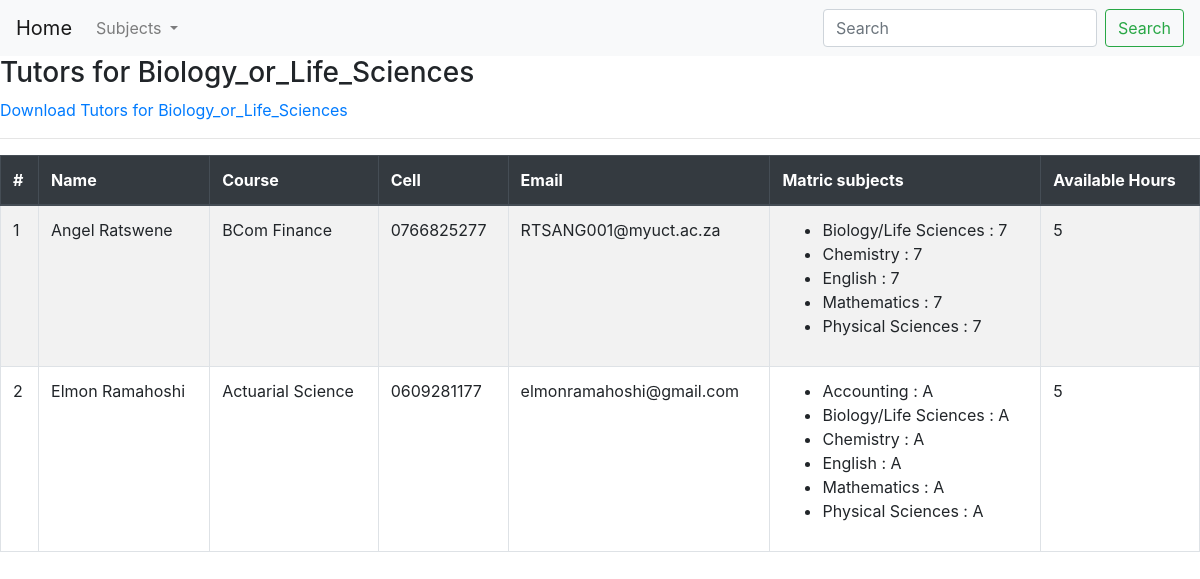
Screenshot of /getTutors/Biology_or_Life_Sciences/ with the database file from the repository.
### tutors/models.py (models this page shows)
class Tutor(models.Model):
    name = models.CharField(max_length=256)
    surname = models.CharField(max_length=256)
    address = models.CharField(max_length=256)
    cell = models.CharField(max_length=128)
    email = models.EmailField()
    id_or_passport = models.CharField(max_length=256)
    academic_year = models.CharField(max_length=64)
    degree_or_major = models.CharField(max_length=128)
    number_of_hours = models.CharField(max_length=16)
    Accounting = models.CharField(max_length=3, default="NA")
    Afrikaans_Second_Language = models.CharField(max_length=3, default="NA")
    Biology_or_Life_Sciences = models.CharField(max_length=3, default="NA")
    Business = models.CharField(max_length=3, default="NA")
    Chemistry = models.CharField(max_length=3, default="NA")
    Economics = models.CharField(max_length=3, default="NA")
    English = models.CharField(max_length=3, default="NA")
    Geography = models.CharField(max_length=3, default="NA")
    History = models.CharField(max_length=3, default="NA")
    ICT = models.CharField(max_length=3, default="NA")
    isiXhosa = models.CharField(max_length=3, default="NA")
    Mathematics = models.CharField(max_length=3, default="NA")
    Mathematics_AP = models.CharField(max_length=3, default="NA")
    Physical_Sciences = models.CharField(max_length=3, default="NA")
    Other_1 = models.CharField(max_length=256, default="NA")
    Other_2 = models.CharField(max_length=256, default="NA")
    def __str__(self):
        return self.name +" "+self.surname

### tutors/views.py (the view)
# urls.py: path('getTutors/<str:subject>/', FilterBySubject, name='bySubject'),
def FilterBySubject(request, subject):
    if (subject=='Accounting'):
        tutors = acc_tutors
    if (subject=='Afrikaans_Second_Language'):
        tutors = afrikaans_tutors
    if (subject=='Biology_or_Life_Sciences'):
        tutors = bio_tutors
    if (subject=='Business'):
        tutors = bus_tutors
    if (subject=='Chemistry'):
        tutors = chem_tutors
    if (subject=='Economics'):
        tutors = eco_tutors
    if (subject=='English'):
        tutors = eng_tutors
    if (subject=='Geography'):
        tutors = geo_tutors
    if (subject=='History'):
        tutors = history_tutors
    if (subject=='ICT'):
        tutors = ICT_tutors
    if (subject=='isiXhosa'):
        tutors = isiXhosa_tutors
    if (subject=='Mathematics'):
        tutors = math_tutors
    if (subject=='Mathematics_AP'):
        tutors = ap_math_tutors
    if (subject=='Physical_Sciences'):
        tutors = physical_tutors
    if len(tutors) != 0:
        return render(request,
                    'tutors/bySubject.html',
                    {'tutors': tutors,
                    'subject': subject,
                     },
                    )
    else:
        return render(request,
                    'tutors/bySubjectNone.html',
                    {'subject': subject,}
                    )

### tutors/templates/tutors/bySubject.html (shortened to what this page needs)
{% extends 'base.html' %}
{% block content %}
    <h3>Tutors for {{ subject }}</h3>
    <a href="{% url 'download-bysubject' subject %}">Download Tutors for {{subject}}</a>
    <hr>
      <table class="table table-bordered table-striped">
        <thead class="thead-dark">
          <tr>
            <th scope="col">#</th>
            <th scope="col">Name</th>
            <th scope="col">Course</th>
            <th scope="col">Cell</th>
            <th scope="col">Email</th>
            <th scope="col">Matric subjects</th>
            <th scope="col">Available Hours</th>
          </tr>
        </thead>
        <tbody>
        {% for tutor in tutors %}
          <tr>
            <td>{{forloop.counter}}</td>
            <td>{{ tutor }}</th>
            <td>{{ tutor.degree_or_major }}</td>
            <td>{{ tutor.cell }}</td>
            <td>{{ tutor.email }}</td>
            <td>
                <ul>
                    {% if tutor.Accounting != 'NA'%}
                    <li>Accounting : {{tutor.Accounting}}</li>
                    {% endif %}
                    {% if tutor.Biology_or_Life_Sciences != 'NA'%}
                    <li>Biology/Life Sciences : {{tutor.Biology_or_Life_Sciences}}</li>
                    {% endif %}
                    {% if tutor.Chemistry != 'NA'%}
                    <li>Chemistry : {{tutor.Chemistry}}</li>
                    {% endif %}
                    {% if tutor.English != 'NA'%}
                    <li>English : {{tutor.English}}</li>
                    {% endif %}
                    {% if tutor.Mathematics != 'NA'%}
                    <li>Mathematics : {{tutor.Mathematics}}</li>
                    {% endif %}
                    {% if tutor.Physical_Sciences != 'NA'%}
                    <li>Physical Sciences : {{tutor.Physical_Sciences}}</li>
                    {% endif %}
                </ul>
            </td>
            <td>{{tutor.number_of_hours}}</td>
          </tr>
        {% endfor %}
        </tbody>
      </table>
      {% endblock %}

### rows the page displays
Tutor: name+surname "Angel Ratswene", degree_or_major "BCom Finance", cell "0766825277", email "RTSANG001@myuct.ac.za", Biology_or_Life_Sciences "7", Chemistry "7", English "7", Mathematics "7", Physical_Sciences "7", number_of_hours "5"
Tutor: name+surname "Elmon Ramahoshi", degree_or_major "Actuarial Science", cell "0609281177", email "elmonramahoshi@gmail.com", Accounting "A", Biology_or_Life_Sciences "A", Chemistry "A", English "A", Mathematics "A", Physical_Sciences "A", number_of_hours "5"

### other values shown
{{ subject }} "Biology_or_Life_Sciences"
